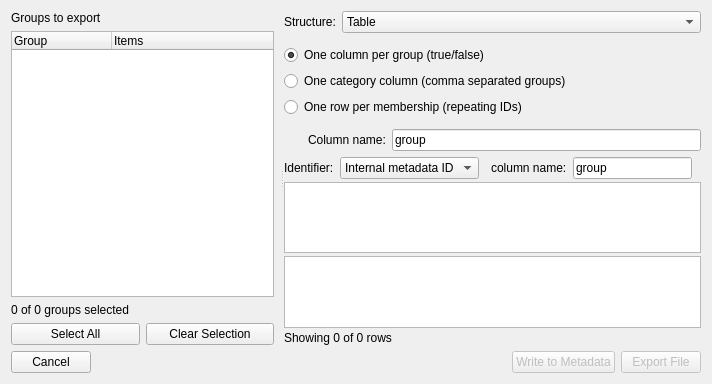
<?xml version="1.0" encoding="UTF-8"?>
<ui version="4.0">
 <class>dialog_metadata_groups_export</class>
 <widget class="QDialog" name="dialog_metadata_groups_export">
  <property name="windowModality">
   <enum>Qt::WindowModality::ApplicationModal</enum>
  </property>
  <property name="geometry">
   <rect>
    <x>0</x>
    <y>0</y>
    <width>712</width>
    <height>384</height>
   </rect>
  </property>
  <property name="minimumSize">
   <size>
    <width>0</width>
    <height>0</height>
   </size>
  </property>
  <property name="windowTitle">
   <string>Export Groups</string>
  </property>
  <property name="surfaceRole" stdset="0">
   <string>panel</string>
  </property>
  <layout class="QVBoxLayout" name="layout_metadata_groups_export">
   <item>
    <widget class="QSplitter" name="splitter_export_groups">
     <property name="sizePolicy">
      <sizepolicy hsizetype="Expanding" vsizetype="Expanding">
       <horstretch>0</horstretch>
       <verstretch>0</verstretch>
      </sizepolicy>
     </property>
     <property name="orientation">
      <enum>Qt::Orientation::Horizontal</enum>
     </property>
     <widget class="QWidget" name="panel_export_group_selection" native="true">
      <property name="minimumSize">
       <size>
        <width>240</width>
        <height>0</height>
       </size>
      </property>
      <layout class="QVBoxLayout" name="layout_export_group_selection">
       <property name="leftMargin">
        <number>0</number>
       </property>
       <property name="topMargin">
        <number>0</number>
       </property>
       <property name="rightMargin">
        <number>6</number>
       </property>
       <property name="bottomMargin">
        <number>0</number>
       </property>
       <item>
        <widget class="QLabel" name="label_export_groups_title">
         <property name="text">
          <string>Groups to export</string>
         </property>
        </widget>
       </item>
       <item>
        <widget class="QTreeWidget" name="tree_export_groups">
         <property name="alternatingRowColors">
          <bool>true</bool>
         </property>
         <column>
          <property name="text">
           <string>Group</string>
          </property>
         </column>
         <column>
          <property name="text">
           <string>Items</string>
          </property>
         </column>
        </widget>
       </item>
       <item>
        <widget class="QLabel" name="label_export_group_selection_count">
         <property name="text">
          <string>0 of 0 groups selected</string>
         </property>
        </widget>
       </item>
       <item>
        <layout class="QHBoxLayout" name="layout_export_group_selection_actions">
         <item>
          <widget class="QPushButton" name="button_select_all_export_groups">
           <property name="text">
            <string>Select All</string>
           </property>
          </widget>
         </item>
         <item>
          <widget class="QPushButton" name="button_clear_export_groups">
           <property name="text">
            <string>Clear Selection</string>
           </property>
          </widget>
         </item>
        </layout>
       </item>
      </layout>
     </widget>
     <widget class="QWidget" name="group_export_layout" native="true">
      <layout class="QVBoxLayout" name="layout_export_representation">
       <property name="spacing">
        <number>6</number>
       </property>
       <property name="leftMargin">
        <number>0</number>
       </property>
       <property name="topMargin">
        <number>0</number>
       </property>
       <property name="rightMargin">
        <number>0</number>
       </property>
       <property name="bottomMargin">
        <number>0</number>
       </property>
       <item>
        <widget class="QWidget" name="panel_export_structure" native="true">
         <property name="surfaceRole" stdset="0">
          <string>panel</string>
         </property>
         <layout class="QHBoxLayout" name="layout_export_structure">
          <property name="spacing">
           <number>6</number>
          </property>
          <property name="leftMargin">
           <number>0</number>
          </property>
          <property name="topMargin">
           <number>0</number>
          </property>
          <property name="rightMargin">
           <number>0</number>
          </property>
          <property name="bottomMargin">
           <number>0</number>
          </property>
          <item>
           <widget class="QLabel" name="label_export_structure">
            <property name="sizePolicy">
             <sizepolicy hsizetype="Fixed" vsizetype="Preferred">
              <horstretch>0</horstretch>
              <verstretch>0</verstretch>
             </sizepolicy>
            </property>
            <property name="text">
             <string>Structure:</string>
            </property>
           </widget>
          </item>
          <item>
           <widget class="QComboBox" name="combo_export_structure">
            <item>
             <property name="text">
              <string>Table</string>
             </property>
            </item>
            <item>
             <property name="text">
              <string>Groups with member IDs</string>
             </property>
            </item>
            <item>
             <property name="text">
              <string>IDs with group memberships</string>
             </property>
            </item>
            <item>
             <property name="text">
              <string>Separate ID list per group</string>
             </property>
            </item>
           </widget>
          </item>
         </layout>
        </widget>
       </item>
       <item>
        <widget class="QWidget" name="table_options_widget" native="true">
         <layout class="QVBoxLayout" name="verticalLayout">
          <property name="spacing">
           <number>6</number>
          </property>
          <property name="leftMargin">
           <number>0</number>
          </property>
          <property name="topMargin">
           <number>6</number>
          </property>
          <property name="rightMargin">
           <number>0</number>
          </property>
          <property name="bottomMargin">
           <number>6</number>
          </property>
          <item>
           <widget class="QRadioButton" name="radio_export_layout_group_columns">
            <property name="toolTip">
             <string>Creates a separate membership column for each selected group.</string>
            </property>
            <property name="text">
             <string>One column per group (true/false)</string>
            </property>
            <property name="checked">
             <bool>true</bool>
            </property>
           </widget>
          </item>
          <item>
           <widget class="QRadioButton" name="radio_export_layout_category_column">
            <property name="toolTip">
             <string>Creates one column containing group labels. Overlapping memberships may require a resolution policy.</string>
            </property>
            <property name="text">
             <string>One category column (comma separated groups)</string>
            </property>
           </widget>
          </item>
          <item>
           <widget class="QRadioButton" name="radio_export_layout_membership_table">
            <property name="toolTip">
             <string>Creates one row for every item-to-group membership and preserves all overlaps.</string>
            </property>
            <property name="text">
             <string>One row per membership (repeating IDs)</string>
            </property>
            <property name="checked">
             <bool>false</bool>
            </property>
           </widget>
          </item>
         </layout>
        </widget>
       </item>
       <item>
        <widget class="QWidget" name="panel_export_category_column" native="true">
         <property name="visible">
          <bool>false</bool>
         </property>
         <property name="surfaceRole" stdset="0">
          <string>panel</string>
         </property>
         <layout class="QHBoxLayout" name="layout_export_category_column">
          <property name="leftMargin">
           <number>24</number>
          </property>
          <property name="topMargin">
           <number>0</number>
          </property>
          <property name="rightMargin">
           <number>0</number>
          </property>
          <property name="bottomMargin">
           <number>0</number>
          </property>
          <item>
           <widget class="QLabel" name="label_export_category_column_name">
            <property name="text">
             <string>Column name:</string>
            </property>
           </widget>
          </item>
          <item>
           <widget class="QLineEdit" name="edit_export_category_column_name">
            <property name="text">
             <string>group</string>
            </property>
           </widget>
          </item>
         </layout>
        </widget>
       </item>
       <item>
        <widget class="QWidget" name="panel_export_preview" native="true">
         <property name="sizePolicy">
          <sizepolicy hsizetype="Preferred" vsizetype="Preferred">
           <horstretch>0</horstretch>
           <verstretch>0</verstretch>
          </sizepolicy>
         </property>
         <property name="surfaceRole" stdset="0">
          <string>panel</string>
         </property>
         <layout class="QVBoxLayout" name="layout_export_preview">
          <property name="spacing">
           <number>3</number>
          </property>
          <property name="leftMargin">
           <number>0</number>
          </property>
          <property name="topMargin">
           <number>0</number>
          </property>
          <property name="rightMargin">
           <number>0</number>
          </property>
          <property name="bottomMargin">
           <number>0</number>
          </property>
          <item>
           <widget class="QWidget" name="group_export_file_options" native="true">
            <layout class="QHBoxLayout" name="horizontalLayout">
             <property name="spacing">
              <number>12</number>
             </property>
             <property name="leftMargin">
              <number>0</number>
             </property>
             <property name="topMargin">
              <number>0</number>
             </property>
             <property name="rightMargin">
              <number>0</number>
             </property>
             <property name="bottomMargin">
              <number>0</number>
             </property>
             <item>
              <widget class="QWidget" name="widget" native="true">
               <layout class="QHBoxLayout" name="horizontalLayout_3">
                <property name="spacing">
                 <number>6</number>
                </property>
                <property name="leftMargin">
                 <number>0</number>
                </property>
                <property name="topMargin">
                 <number>0</number>
                </property>
                <property name="rightMargin">
                 <number>0</number>
                </property>
                <property name="bottomMargin">
                 <number>0</number>
                </property>
                <item>
                 <widget class="QLabel" name="label_export_identifier_column">
                  <property name="sizePolicy">
                   <sizepolicy hsizetype="Fixed" vsizetype="Preferred">
                    <horstretch>0</horstretch>
                    <verstretch>0</verstretch>
                   </sizepolicy>
                  </property>
                  <property name="text">
                   <string>Identifier:</string>
                  </property>
                 </widget>
                </item>
                <item>
                 <widget class="QComboBox" name="combo_export_group_identifier">
                  <item>
                   <property name="text">
                    <string>Internal metadata ID</string>
                   </property>
                  </item>
                 </widget>
                </item>
               </layout>
              </widget>
             </item>
             <item>
              <widget class="QWidget" name="new_column_container" native="true">
               <layout class="QHBoxLayout" name="horizontalLayout_2">
                <property name="spacing">
                 <number>6</number>
                </property>
                <property name="leftMargin">
                 <number>0</number>
                </property>
                <property name="topMargin">
                 <number>0</number>
                </property>
                <property name="bottomMargin">
                 <number>0</number>
                </property>
                <item>
                 <widget class="QLabel" name="label">
                  <property name="sizePolicy">
                   <sizepolicy hsizetype="Fixed" vsizetype="Preferred">
                    <horstretch>0</horstretch>
                    <verstretch>0</verstretch>
                   </sizepolicy>
                  </property>
                  <property name="text">
                   <string>column name:</string>
                  </property>
                 </widget>
                </item>
                <item>
                 <widget class="QLineEdit" name="line_new_column_name">
                  <property name="text">
                   <string>group</string>
                  </property>
                 </widget>
                </item>
               </layout>
              </widget>
             </item>
            </layout>
           </widget>
          </item>
          <item>
           <widget class="QTableView" name="table_export_group_preview">
            <property name="minimumSize">
             <size>
              <width>0</width>
              <height>0</height>
             </size>
            </property>
            <property name="editTriggers">
             <set>QAbstractItemView::EditTrigger::NoEditTriggers</set>
            </property>
            <property name="alternatingRowColors">
             <bool>true</bool>
            </property>
            <property name="selectionBehavior">
             <enum>QAbstractItemView::SelectionBehavior::SelectRows</enum>
            </property>
            <property name="gridRole" stdset="0">
             <string>subtle</string>
            </property>
           </widget>
          </item>
          <item>
           <widget class="QPlainTextEdit" name="text_export_group_json_preview">
            <property name="visible">
             <bool>false</bool>
            </property>
            <property name="lineWrapMode">
             <enum>QPlainTextEdit::LineWrapMode::NoWrap</enum>
            </property>
            <property name="readOnly">
             <bool>true</bool>
            </property>
           </widget>
          </item>
          <item>
           <widget class="QLabel" name="label_export_group_preview_status">
            <property name="text">
             <string>Showing 0 of 0 rows</string>
            </property>
            <property name="wordWrap">
             <bool>true</bool>
            </property>
           </widget>
          </item>
         </layout>
        </widget>
       </item>
      </layout>
     </widget>
    </widget>
   </item>
   <item>
    <layout class="QHBoxLayout" name="layout_export_dialog_actions">
     <item>
      <widget class="QPushButton" name="button_cancel_group_export">
       <property name="sizePolicy">
        <sizepolicy hsizetype="Fixed" vsizetype="Fixed">
         <horstretch>0</horstretch>
         <verstretch>0</verstretch>
        </sizepolicy>
       </property>
       <property name="text">
        <string>Cancel</string>
       </property>
      </widget>
     </item>
     <item>
      <spacer name="spacer_export_dialog_actions">
       <property name="orientation">
        <enum>Qt::Orientation::Horizontal</enum>
       </property>
       <property name="sizeHint" stdset="0">
        <size>
         <width>40</width>
         <height>20</height>
        </size>
       </property>
      </spacer>
     </item>
     <item>
      <widget class="QPushButton" name="button_write_metadata">
       <property name="enabled">
        <bool>false</bool>
       </property>
       <property name="sizePolicy">
        <sizepolicy hsizetype="Fixed" vsizetype="Fixed">
         <horstretch>0</horstretch>
         <verstretch>0</verstretch>
        </sizepolicy>
       </property>
       <property name="text">
        <string>Write to Metadata</string>
       </property>
      </widget>
     </item>
     <item>
      <widget class="QPushButton" name="button_export_file">
       <property name="enabled">
        <bool>false</bool>
       </property>
       <property name="sizePolicy">
        <sizepolicy hsizetype="Fixed" vsizetype="Fixed">
         <horstretch>0</horstretch>
         <verstretch>0</verstretch>
        </sizepolicy>
       </property>
       <property name="text">
        <string>Export File</string>
       </property>
       <property name="default">
        <bool>true</bool>
       </property>
      </widget>
     </item>
    </layout>
   </item>
  </layout>
 </widget>
 <tabstops>
  <tabstop>tree_export_groups</tabstop>
  <tabstop>button_select_all_export_groups</tabstop>
  <tabstop>button_clear_export_groups</tabstop>
  <tabstop>combo_export_structure</tabstop>
  <tabstop>button_cancel_group_export</tabstop>
  <tabstop>button_write_metadata</tabstop>
  <tabstop>button_export_file</tabstop>
 </tabstops>
 <resources/>
 <connections/>
</ui>
